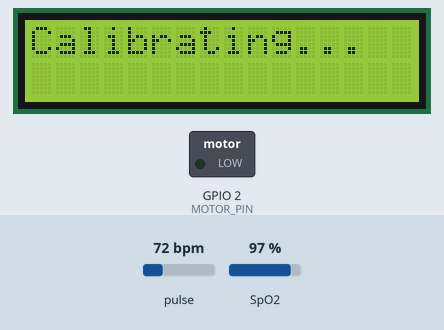
Simulated run of this sketch. Board: ESP32-C3. Shown: 16×2 character LCD, switched loads named in the sketch (green lamp = pin HIGH). Dashed ring = blinking. The test bench sets the inputs (shaded band); at power-on: pulse 72 bpm, SpO2 97 %. Nothing arrives over Bluetooth unless stated; a phone connects over Bluetooth LE 3 s after start; what the sketch prints to the serial monitor is not drawn.

Above: at 5.2 s.
5.3 s: pulse set to 129 bpm
At 8.4 s:
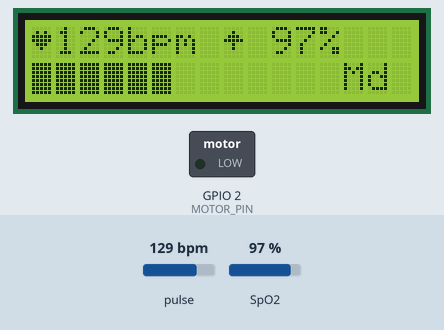
9.5 s: pulse set to 132 bpm
At 13.1 s:
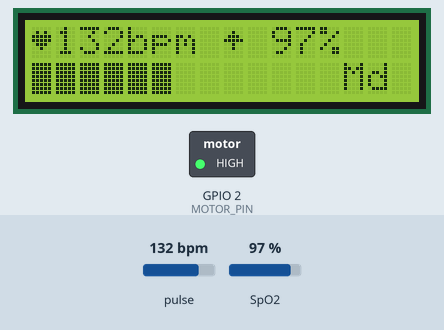
19.3 s: SpO2 set to 80 %
At 24.3 s:
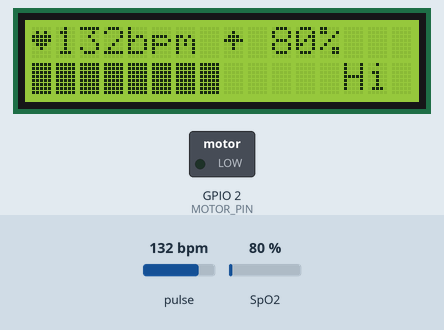
24.4 s: SpO2 set to 90 %
At 28.0 s:
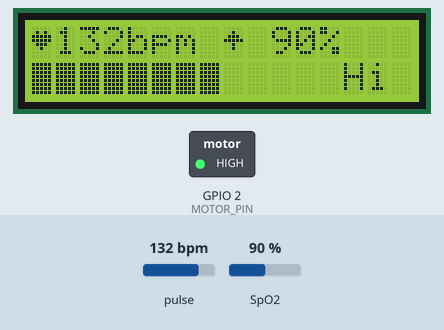
29.6 s: SpO2 set to 93 %
At 34.2 s:
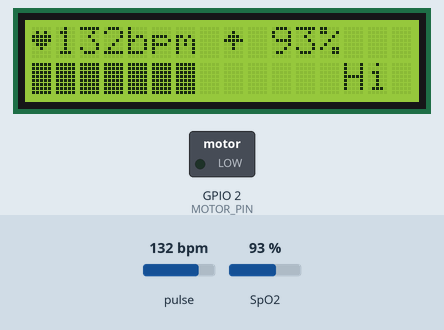
38.8 s: pulse set to 42 bpm
At 45.0 s:
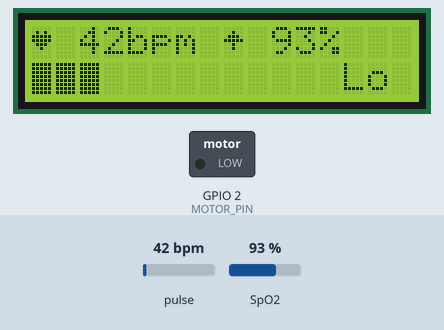
Timing chart, 0 to 46.2 s (numbered marks = the images above; inputs shaded):
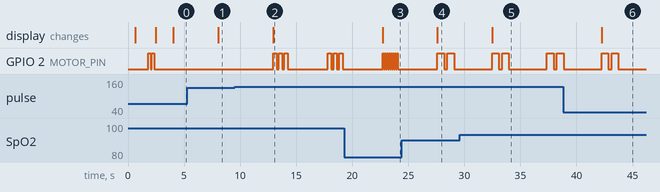

Measured:
- the behaviour switches between 130 and 131 bpm on pulse (found by bisection; images 1 and 2)
- the behaviour switches between 91 and 92 % on SpO2 (found by bisection; images 4 and 5)
- after the input at 5.3 s, the display: changes after 2.8 s (image 1)
- after the input at 9.5 s, GPIO 2 (MOTOR_PIN): LOW → HIGH after 3.5 s, → LOW 0.30 s later, → HIGH 0.20 s later, → LOW 0.30 s later, … (12 changes in this stretch); the display: changes after 3.5 s (image 2)
- after the input at 19.3 s, GPIO 2 (MOTOR_PIN): alternates HIGH for 0.10 s and LOW for 0.08 s, starting after 3.5 s; the display: changes after 3.4 s (image 3)
- after the input at 24.4 s, GPIO 2 (MOTOR_PIN): HIGH → LOW after 3.8 s, → HIGH 0.30 s later, → LOW 0.60 s later; the display: changes after 3.2 s (image 4)
- after the input at 29.6 s, the display: changes after 2.9 s (image 5)
- after the input at 38.8 s, the display: changes after 3.4 s (image 6)

The sketch:

calmipet_esp32.ino
```cpp
// ============================================================
//  CalmIPet — ESP32-C3 Super Mini  (BLE + Sensor + LCD + Motor)
//  Hardware : MAX30102 + LCD1602 (I2C/PCF8574) + Vibration Motor
//  Wiring   : SDA → GPIO8 | SCL → GPIO9 | Motor → GPIO2
//
//  Libraries needed (Arduino Library Manager):
//    "SparkFun MAX3010x Pulse and Proximity Sensor Library"
//    "LiquidCrystal I2C" (Frank de Brabander)
//    Built-in ESP32 BLE libraries (come with esp32 board package)
//
//  Board: ESP32C3 Dev Module
//    → USB CDC on Boot: Enabled
//    → Partition Scheme: Default (no OTA) — BLE needs ~1.5 MB
//
//  BLE UUIDs (must match frontend ble-device.ts exactly):
//    Service  : a7b3c4d0-1234-5678-9abc-def012345678
//    Char(Rx) : a7b3c4d0-1234-5678-9abc-def012345679
// ============================================================

#include <Wire.h>
#include <LiquidCrystal_I2C.h>
#include "MAX30105.h"
#include "heartRate.h"
#include "spo2_algorithm.h"

// ── BLE ──────────────────────────────────────────────────────
#include <BLEDevice.h>
#include <BLEServer.h>
#include <BLEUtils.h>
#include <BLE2902.h>

#define SERVICE_UUID        "a7b3c4d0-1234-5678-9abc-def012345678"
#define CHARACTERISTIC_UUID "a7b3c4d0-1234-5678-9abc-def012345679"

BLEServer*         pServer     = nullptr;
BLECharacteristic* pReadingChar = nullptr;
bool bleConnected   = false;
bool bleWasConnected = false;

// BLE connection callbacks
class ServerCallbacks : public BLEServerCallbacks {
  void onConnect(BLEServer* s) override {
    bleConnected = true;
    Serial.println("BLE: Client connected");
  }
  void onDisconnect(BLEServer* s) override {
    bleConnected    = false;
    bleWasConnected = true;       // triggers re-advertise below
    Serial.println("BLE: Client disconnected — re-advertising");
  }
};

// ── Pin definitions ─────────────────────────────────────────
#define I2C_SDA       8
#define I2C_SCL       9
#define MOTOR_PIN     2

// ── LCD ──────────────────────────────────────────────────────
LiquidCrystal_I2C lcd(0x27, 16, 2);

// ── MAX30102 ─────────────────────────────────────────────────
MAX30105 sensor;

// ── SpO2 / HR buffers ────────────────────────────────────────
#define BUFFER_LEN 100
uint32_t irBuffer[BUFFER_LEN];
uint32_t redBuffer[BUFFER_LEN];
int32_t  spo2Value;
int8_t   spo2Valid;
int32_t  hrValue;
int8_t   hrValid;

// ── Beat-by-beat HR ──────────────────────────────────────────
const byte BEAT_SAMPLES = 4;
byte  beatHistory[BEAT_SAMPLES];
byte  beatIdx = 0;
float beatsPerMinute = 0;
int   bpmAvg = 0;
long  lastBeat = 0;

// ── Stress thresholds ────────────────────────────────────────
#define BASELINE_HR   65
#define USER_AGE      25
#define STRESS_LOW    30
#define STRESS_MED    55
#define STRESS_HIGH   75

// ── Motor buzz patterns ──────────────────────────────────────
struct BuzzPattern { int on; int off; int reps; };
BuzzPattern motorPattern = {0, 0, 0};
int         motorRep     = 0;
bool        motorOn      = false;
unsigned long motorTimer  = 0;

// ── Custom LCD characters ────────────────────────────────────
byte CHR_HEART[8] = {
  0b00000, 0b01010, 0b11111,
  0b11111, 0b01110, 0b00100, 0b00000, 0b00000
};
byte CHR_WAVE[8] = {
  0b00000, 0b00100, 0b01110,
  0b11111, 0b00100, 0b00100, 0b00000, 0b00000
};
byte CHR_BAR[8] = {
  0b11111, 0b11111, 0b11111,
  0b11111, 0b11111, 0b11111, 0b11111, 0b11111
};
byte CHR_HALF[8] = {
  0b10000, 0b10000, 0b10000,
  0b10000, 0b10000, 0b10000, 0b10000, 0b10000
};

// ── State ────────────────────────────────────────────────────
unsigned long lastFullRead = 0;
unsigned long lastBleNotify = 0;   // throttle BLE to ~3 s
int   displayedHR    = 0;
int   displayedSpo2  = 0;
float displayedStress = 0;
bool  sensorFound    = false;

// ── HRV placeholder (inter-beat interval, ms) ────────────────
// Simple estimate: stddev of the last 4 beat intervals.
// The SparkFun library doesn't give us raw IBI, so we approximate
// from beat timestamps. Frontend only uses it as a rough input.
unsigned long beatTimes[BEAT_SAMPLES] = {0};
int  hrv = 42;   // default until we accumulate beats

void updateHRV() {
  // Compute mean IBI
  long sum = 0;
  int count = 0;
  for (byte i = 0; i < BEAT_SAMPLES; i++) {
    if (beatTimes[i] > 0) { sum += beatTimes[i]; count++; }
  }
  if (count < 2) return;
  long mean = sum / count;

  // Variance → std-dev (RMSSD approximation)
  long varSum = 0;
  for (byte i = 0; i < BEAT_SAMPLES; i++) {
    if (beatTimes[i] > 0) {
      long d = beatTimes[i] - mean;
      varSum += d * d;
    }
  }
  hrv = (int)sqrt((float)varSum / count);
  hrv = max(5, min(100, hrv));
}

// ============================================================
//  Stress score (0–100)
// ============================================================
float calcStress(int hr, int spo2) {
  float maxHR = 208.0f - 0.7f * USER_AGE;
  float hf = max(0.0f, min(1.0f, (float)(hr - BASELINE_HR) / (maxHR - BASELINE_HR)));

  float hrs;
  if      (hf <= 0.15f) hrs = hf / 0.15f * 10.0f;
  else if (hf <= 0.30f) hrs = 10.0f + (hf - 0.15f) / 0.15f * 20.0f;
  else if (hf <= 0.45f) hrs = 30.0f + (hf - 0.30f) / 0.15f * 25.0f;
  else if (hf <= 0.65f) hrs = 55.0f + (hf - 0.45f) / 0.20f * 25.0f;
  else                  hrs = 80.0f + min((hf - 0.65f) / 0.35f, 1.0f) * 20.0f;

  float ss;
  if      (spo2 >= 96) ss = 0.0f;
  else if (spo2 >= 94) ss = (96.0f - spo2) / 2.0f * 30.0f;
  else if (spo2 >= 92) ss = 30.0f + (94.0f - spo2) / 2.0f * 35.0f;
  else if (spo2 >= 90) ss = 65.0f + (92.0f - spo2) / 2.0f * 25.0f;
  else                 ss = 100.0f;

  float score = 0.55f * hrs + 0.20f * ss + 0.25f * 50.0f;
  if (hrs > 55 && ss > 30)
    score += 5.0f * ((hrs - 55.0f) / 45.0f) * ((ss - 30.0f) / 70.0f);
  return max(0.0f, min(100.0f, score));
}

// ============================================================
//  LCD helpers  (unchanged from original)
// ============================================================
void lcdShowWaiting() {
  lcd.clear();
  lcd.setCursor(0, 0); lcd.print("Place finger on ");
  lcd.setCursor(0, 1); lcd.print("    sensor...   ");
}

void lcdShowSensorError() {
  lcd.clear();
  lcd.setCursor(0, 0); lcd.print(" Sensor error!  ");
  lcd.setCursor(0, 1); lcd.print(" Check wiring   ");
}

void lcdDrawStressBar(float stress) {
  int filled = (int)(stress / 100.0f * 12.0f + 0.5f);
  filled = max(0, min(12, filled));
  lcd.setCursor(0, 1);
  for (int c = 0; c < 12; c++)
    lcd.write(c < filled ? byte(2) : ' ');
  lcd.setCursor(12, 1);
  if      (stress < STRESS_LOW)  lcd.print(" Lo ");
  else if (stress < STRESS_MED)  lcd.print(" Md ");
  else if (stress < STRESS_HIGH) lcd.print(" Hi ");
  else                           lcd.print("!!!!");
}

void lcdUpdateData(int hr, int spo2, float stress) {
  lcd.setCursor(0, 0);
  lcd.write(byte(0));
  if (hr > 0 && hr < 300) {
    char buf[4]; snprintf(buf, sizeof(buf), "%3d", hr); lcd.print(buf);
  } else { lcd.print("---"); }
  lcd.print("bpm ");
  lcd.write(byte(1));
  if (spo2 > 0) {
    char buf[4]; snprintf(buf, sizeof(buf), "%3d", spo2); lcd.print(buf);
  } else { lcd.print("---"); }
  lcd.print('%');
  lcd.print("  ");
  lcdDrawStressBar(stress);
}

// ============================================================
//  Motor (unchanged from original)
// ============================================================
void startBuzz(BuzzPattern p) {
  motorPattern = p; motorRep = 0;
  motorOn = true; motorTimer = millis();
  digitalWrite(MOTOR_PIN, HIGH);
}
void stopMotor() {
  motorOn = false; motorRep = 0;
  digitalWrite(MOTOR_PIN, LOW);
}
void updateMotor() {
  if (motorPattern.reps == 0) return;
  unsigned long now = millis();
  if (motorOn) {
    if (now - motorTimer >= (unsigned long)motorPattern.on) {
      digitalWrite(MOTOR_PIN, LOW);
      motorOn = false; motorTimer = now;
    }
  } else {
    if (now - motorTimer >= (unsigned long)motorPattern.off) {
      motorRep++;
      if (motorRep >= motorPattern.reps) { motorPattern = {0,0,0}; return; }
      digitalWrite(MOTOR_PIN, HIGH);
      motorOn = true; motorTimer = now;
    }
  }
}

// ============================================================
//  Alert logic (unchanged from original)
// ============================================================
void triggerAlert(int hr, int spo2, float stress) {
  if (motorPattern.reps > 0) return;
  if (spo2 > 0 && spo2 < 90)         { Serial.println("ALERT: SpO2 critically low"); startBuzz({100, 80, 8}); }
  else if (spo2 > 0 && spo2 < 94)    { Serial.println("ALERT: SpO2 low");            startBuzz({600,300, 2}); }
  else if (stress >= STRESS_HIGH)     { Serial.println("ALERT: Critical stress");     startBuzz({300,200, 3}); }
  else if (stress >= STRESS_MED)      { Serial.println("ALERT: High stress");         startBuzz({300,200, 2}); }
  else if (hr > 130)                  { Serial.println("ALERT: HR high");             startBuzz({300,200, 3}); }
}

// ============================================================
//  BLE notify  — sends JSON to connected browser
//  {"heart_rate":72,"spo2":98.5,"hrv":42}
// ============================================================
void bleSendReading(int hr, int spo2, int hrv_val) {
  if (!bleConnected) return;
  char json[64];
  snprintf(json, sizeof(json),
    "{\"heart_rate\":%d,\"spo2\":%d.0,\"hrv\":%d}",
    hr, spo2, hrv_val);
  pReadingChar->setValue((uint8_t*)json, strlen(json));
  pReadingChar->notify();
  Serial.printf("BLE notify: %s\n", json);
}

// ============================================================
//  setup()
// ============================================================
void setup() {
  Serial.begin(115200);
  delay(500);
  Serial.println("=== CalmIPet BLE + Sensor ===");

  // ── GPIO ──
  pinMode(MOTOR_PIN, OUTPUT);
  digitalWrite(MOTOR_PIN, LOW);

  // ── I2C ──
  Wire.begin(I2C_SDA, I2C_SCL);

  // ── LCD ──
  lcd.init();
  lcd.backlight();
  lcd.createChar(0, CHR_HEART);
  lcd.createChar(1, CHR_WAVE);
  lcd.createChar(2, CHR_BAR);
  lcd.createChar(3, CHR_HALF);
  lcd.clear();
  lcd.setCursor(0, 0); lcd.print("  CalmIPet v1   ");
  lcd.setCursor(0, 1); lcd.print(" Initialising.. ");
  delay(1200);

  // ── Motor self-test ──
  startBuzz({200, 100, 2});
  while (motorPattern.reps > 0) updateMotor();

  // ── MAX30102 ──
  if (!sensor.begin(Wire, I2C_SPEED_FAST)) {
    Serial.println("ERROR: MAX30102 not found!");
    lcdShowSensorError();
    sensorFound = false;
    for (int i = 0; i < 5; i++) {
      digitalWrite(MOTOR_PIN, HIGH); delay(100);
      digitalWrite(MOTOR_PIN, LOW);  delay(150);
    }
  } else {
    sensorFound = true;
    Serial.println("MAX30102 OK. Place finger on sensor.");
    sensor.setup(60, 4, 2, 100, 411, 4096);
    sensor.setPulseAmplitudeRed(0x0A);
    sensor.setPulseAmplitudeGreen(0);
    lcdShowWaiting();
  }

  // ── BLE ──
  BLEDevice::init("CalmIPet");               // advertised name

  pServer = BLEDevice::createServer();
  pServer->setCallbacks(new ServerCallbacks());

  BLEService* pService = pServer->createService(SERVICE_UUID);

  pReadingChar = pService->createCharacteristic(
    CHARACTERISTIC_UUID,
    BLECharacteristic::PROPERTY_NOTIFY
  );
  // The BLE2902 descriptor is required for notifications to work
  pReadingChar->addDescriptor(new BLE2902());

  pService->start();

  BLEAdvertising* pAdvertising = BLEDevice::getAdvertising();
  pAdvertising->addServiceUUID(SERVICE_UUID);
  pAdvertising->setScanResponse(true);
  // Helps with iPhone discovery (though Web Bluetooth needs Chrome/Edge)
  pAdvertising->setMinPreferred(0x06);
  pAdvertising->setMaxPreferred(0x12);
  BLEDevice::startAdvertising();

  Serial.println("BLE advertising as 'CalmIPet'");

  // Show BLE status on LCD row 1 briefly
  lcd.setCursor(0, 1);
  lcd.print("BLE advertising ");
  delay(1500);
  lcdShowWaiting();
}

// ============================================================
//  loop()
// ============================================================
void loop() {
  updateMotor();

  // Re-advertise after disconnect
  if (bleWasConnected && !bleConnected) {
    delay(500);
    BLEDevice::startAdvertising();
    bleWasConnected = false;
    Serial.println("BLE: re-advertising");
  }

  if (!sensorFound) {
    static unsigned long retryTimer = 0;
    if (millis() - retryTimer > 5000) {
      retryTimer = millis();
      if (sensor.begin(Wire, I2C_SPEED_FAST)) {
        sensorFound = true;
        Serial.println("MAX30102 found after retry!");
        sensor.setup(60, 4, 2, 100, 411, 4096);
        sensor.setPulseAmplitudeRed(0x0A);
        sensor.setPulseAmplitudeGreen(0);
        lcdShowWaiting();
      }
    }
    return;
  }

  // ── Initial 100-sample fill (blocks ~4 s) ──
  static bool firstRead = true;
  if (firstRead) {
    lcd.clear();
    lcd.setCursor(0, 0); lcd.print("Calibrating...  ");
    for (byte i = 0; i < BUFFER_LEN; i++) {
      while (!sensor.available()) sensor.check();
      redBuffer[i] = sensor.getRed();
      irBuffer[i]  = sensor.getIR();
      sensor.nextSample();
    }
    maxim_heart_rate_and_oxygen_saturation(
      irBuffer, BUFFER_LEN, redBuffer,
      &spo2Value, &spo2Valid, &hrValue, &hrValid);
    firstRead = false;
    if (hrValid)   displayedHR   = hrValue;
    if (spo2Valid) displayedSpo2 = spo2Value;
    displayedStress = calcStress(displayedHR, displayedSpo2);
    lcdUpdateData(displayedHR, displayedSpo2, displayedStress);
    triggerAlert(displayedHR, displayedSpo2, displayedStress);
    lastFullRead = millis();
    return;
  }

  // ── Sliding-window update every 4 s ──
  if (millis() - lastFullRead >= 4000) {
    for (byte i = 25; i < BUFFER_LEN; i++) {
      redBuffer[i-25] = redBuffer[i];
      irBuffer[i-25]  = irBuffer[i];
    }
    for (byte i = 75; i < BUFFER_LEN; i++) {
      while (!sensor.available()) sensor.check();
      redBuffer[i] = sensor.getRed();
      irBuffer[i]  = sensor.getIR();
      sensor.nextSample();
    }
    maxim_heart_rate_and_oxygen_saturation(
      irBuffer, BUFFER_LEN, redBuffer,
      &spo2Value, &spo2Valid, &hrValue, &hrValid);

    if (hrValid   && hrValue   > 30 && hrValue   < 220) displayedHR   = hrValue;
    if (spo2Valid && spo2Value > 70 && spo2Value <= 100) displayedSpo2 = spo2Value;

    long irVal = irBuffer[BUFFER_LEN-1];
    if (irVal < 5000) {
      lcdShowWaiting();
      displayedHR = 0; displayedSpo2 = 0;
      stopMotor();
      Serial.println("No finger detected.");
      lastFullRead = millis();
      return;
    }

    displayedStress = calcStress(displayedHR, displayedSpo2);
    Serial.printf("HR=%d bpm  SpO2=%d%%  Stress=%.1f  HRV=%d\n",
                  displayedHR, displayedSpo2, displayedStress, hrv);
    lcdUpdateData(displayedHR, displayedSpo2, displayedStress);
    triggerAlert(displayedHR, displayedSpo2, displayedStress);
    lastFullRead = millis();
  }

  // ── Send BLE notification every 3 s (if connected) ──
  if (bleConnected && (millis() - lastBleNotify >= 3000)) {
    updateHRV();
    bleSendReading(displayedHR, displayedSpo2, hrv);
    lastBleNotify = millis();
  }

  // ── Live beat-by-beat BPM ──
  while (sensor.available()) {
    long irRaw = sensor.getIR();
    if (irRaw > 5000) {
      if (checkForBeat(irRaw)) {
        unsigned long now = millis();
        long delta = now - lastBeat;
        if (delta > 300 && delta < 2000) {
          beatsPerMinute = 60000.0f / (float)delta;
          beatHistory[beatIdx]  = (byte)beatsPerMinute;
          beatTimes[beatIdx]    = delta;   // store IBI for HRV
          beatIdx = (beatIdx + 1) % BEAT_SAMPLES;
          long sum = 0;
          for (byte b = 0; b < BEAT_SAMPLES; b++) sum += beatHistory[b];
          bpmAvg = sum / BEAT_SAMPLES;
        }
        lastBeat = now;
      }
    }
    sensor.nextSample();
  }
}
```
